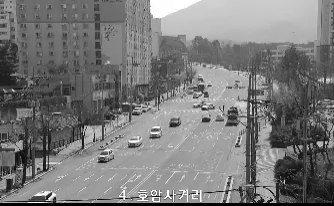
#> input picture frame 92 of 25_b.mp4, 334 x 206 px
$ python traffic_counter.py   (older library calls are emulated)
#> lines starting #> are read from the running program, lines starting #| are printed output that depends on the picture; after the words box and inside, x2 and y2 are one past the last pixel; in counts of white or black regions, pixels touching at a corner belong together
import numpy as np
import cv2
import pandas as pd

cap = cv2.VideoCapture('25_b.mp4')
frames_count, fps, width, height = cap.get(cv2.CAP_PROP_FRAME_COUNT), cap.get(cv2.CAP_PROP_FPS), cap.get(
    cv2.CAP_PROP_FRAME_WIDTH), cap.get(cv2.CAP_PROP_FRAME_HEIGHT)
width = int(width)
height = int(height)
print(frames_count, fps, width, height)

# creates a pandas data frame with the number of rows the same length as frame count
df = pd.DataFrame(index=range(int(frames_count)))
df.index.name = "Frames"

framenumber = 0  # keeps track of current frame
carscrossedup = 0  # keeps track of cars that crossed up
carscrosseddown = 0  # keeps track of cars that crossed down
carids = []  # blank list to add car ids
caridscrossed = []  # blank list to add car ids that have crossed
totalcars = 0  # keeps track of total cars

fgbg = cv2.createBackgroundSubtractorMOG2()  # create background subtractor

# information to start saving a video file
ret, frame = cap.read()  # import image
#> frame is the input picture: shape (206, 334, 3); min 0, max 255, mean 121.4
ratio = .5  # resize ratio
image = cv2.resize(frame, (0, 0), None, ratio, ratio)  # resize image
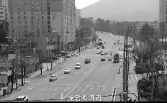
#> image: shape (103, 167, 3); min 0, max 255, mean 121.5
width2, height2, channels = image.shape
#> width2 = 103; height2 = 167; channels = 3
video = cv2.VideoWriter('traffic_counter.avi', cv2.VideoWriter_fourcc('M', 'J', 'P', 'G'), fps, (height2, width2), 1)

while True:

    ret, frame = cap.read()  # import image
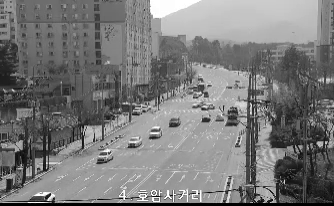
#> input picture frame 93 of 25_b.mp4, 334 x 206 px
#> frame is the input picture: shape (206, 334, 3); min 0, max 255, mean 121.4

    if ret:  # if there is a frame continue with code

        image = cv2.resize(frame, (0, 0), None, ratio, ratio)  # resize image

        gray = cv2.cvtColor(image, cv2.COLOR_BGR2GRAY)  # converts image to gray

        fgmask = fgbg.apply(gray)  # uses the background subtraction
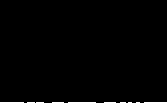
#> fgmask: shape (103, 167); values 127 (black) and 255 (white), 0.75% white in thin lines or dots, all inside (x1, y1, x2, y2) = (0, 102, 167, 103)

        # applies different thresholds to fgmask to try and isolate cars
        # just have to keep playing around with settings until cars are easily identifiable
        kernel = cv2.getStructuringElement(cv2.MORPH_ELLIPSE, (5, 5))  # kernel to apply to the morphology
        closing = cv2.morphologyEx(fgmask, cv2.MORPH_CLOSE, kernel)
        opening = cv2.morphologyEx(closing, cv2.MORPH_OPEN, kernel)
#> opening: shape (103, 167); every value is 127
        dilation = cv2.dilate(opening, kernel)
        retvalbin, bins = cv2.threshold(dilation, 220, 255, cv2.THRESH_BINARY)  # removes the shadows
#> bins: shape (103, 167); every value is 0

        # creates contours
        #sean im2, contours, hierarchy = cv2.findContours(bins, cv2.RETR_TREE, cv2.CHAIN_APPROX_SIMPLE)
        contours, hierarchy = cv2.findContours(bins, cv2.RETR_TREE, cv2.CHAIN_APPROX_SIMPLE)[-2:]
#> contours = []
        # use convex hull to create polygon around contours
        hull = [cv2.convexHull(c) for c in contours]
#> hull = []

        # draw contours
        cv2.drawContours(image, hull, -1, (0, 255, 0), 3)

        # line created to stop counting contours, needed as cars in distance become one big contour
        lineypos = 225
        cv2.line(image, (0, lineypos), (width, lineypos), (255, 0, 0), 5)

        # line y position created to count contours
        lineypos2 = 250
        cv2.line(image, (0, lineypos2), (width, lineypos2), (0, 255, 0), 5)

        # min area for contours in case a bunch of small noise contours are created
        minarea = 300

        # max area for contours, can be quite large for buses
        maxarea = 50000

        # vectors for the x and y locations of contour centroids in current frame
        cxx = np.zeros(len(contours))
#> cxx = empty array
        cyy = np.zeros(len(contours))
#> cyy = empty array

        for i in range(len(contours)):  # cycles through all contours in current frame

            if hierarchy[0, i, 3] == -1:  # using hierarchy to only count parent contours (contours not within others)

                area = cv2.contourArea(contours[i])  # area of contour

                if minarea < area < maxarea:  # area threshold for contour

                    # calculating centroids of contours
                    cnt = contours[i]
                    M = cv2.moments(cnt)
                    cx = int(M['m10'] / M['m00'])
                    cy = int(M['m01'] / M['m00'])

                    if cy > lineypos:  # filters out contours that are above line (y starts at top)

                        # gets bounding points of contour to create rectangle
                        # x,y is top left corner and w,h is width and height
                        x, y, w, h = cv2.boundingRect(cnt)

                        # creates a rectangle around contour
                        cv2.rectangle(image, (x, y), (x + w, y + h), (255, 0, 0), 2)

                        # Prints centroid text in order to double check later on
                        cv2.putText(image, str(cx) + "," + str(cy), (cx + 10, cy + 10), cv2.FONT_HERSHEY_SIMPLEX,
                                    .3, (0, 0, 255), 1)

                        cv2.drawMarker(image, (cx, cy), (0, 0, 255), cv2.MARKER_STAR, markerSize=5, thickness=1,
                                       line_type=cv2.LINE_AA)

                        # adds centroids that passed previous criteria to centroid list
                        cxx[i] = cx
                        cyy[i] = cy
#> this loop made 0 passes

        # eliminates zero entries (centroids that were not added)
        cxx = cxx[cxx != 0]
        cyy = cyy[cyy != 0]

        # empty list to later check which centroid indices were added to dataframe
        minx_index2 = []
        miny_index2 = []

        # maximum allowable radius for current frame centroid to be considered the same centroid from previous frame
        maxrad = 25

        # The section below keeps track of the centroids and assigns them to old carids or new carids

        if len(cxx):  # if there are centroids in the specified area

            if not carids:  # if carids is empty

                for i in range(len(cxx)):  # loops through all centroids

                    carids.append(i)  # adds a car id to the empty list carids
                    df[str(carids[i])] = ""  # adds a column to the dataframe corresponding to a carid

                    # assigns the centroid values to the current frame (row) and carid (column)
                    df.at[int(framenumber), str(carids[i])] = [cxx[i], cyy[i]]

                    totalcars = carids[i] + 1  # adds one count to total cars

            else:  # if there are already car ids

                dx = np.zeros((len(cxx), len(carids)))  # new arrays to calculate deltas
                dy = np.zeros((len(cyy), len(carids)))  # new arrays to calculate deltas

                for i in range(len(cxx)):  # loops through all centroids

                    for j in range(len(carids)):  # loops through all recorded car ids

                        # acquires centroid from previous frame for specific carid
                        oldcxcy = df.iloc[int(framenumber - 1)][str(carids[j])]

                        # acquires current frame centroid that doesn't necessarily line up with previous frame centroid
                        curcxcy = np.array([cxx[i], cyy[i]])

                        if not oldcxcy:  # checks if old centroid is empty in case car leaves screen and new car shows

                            continue  # continue to next carid

                        else:  # calculate centroid deltas to compare to current frame position later

                            dx[i, j] = oldcxcy[0] - curcxcy[0]
                            dy[i, j] = oldcxcy[1] - curcxcy[1]

                for j in range(len(carids)):  # loops through all current car ids

                    sumsum = np.abs(dx[:, j]) + np.abs(dy[:, j])  # sums the deltas wrt to car ids

                    # finds which index carid had the min difference and this is true index
                    correctindextrue = np.argmin(np.abs(sumsum))
                    minx_index = correctindextrue
                    miny_index = correctindextrue

                    # acquires delta values of the minimum deltas in order to check if it is within radius later on
                    mindx = dx[minx_index, j]
                    mindy = dy[miny_index, j]

                    if mindx == 0 and mindy == 0 and np.all(dx[:, j] == 0) and np.all(dy[:, j] == 0):
                        # checks if minimum value is 0 and checks if all deltas are zero since this is empty set
                        # delta could be zero if centroid didn't move

                        continue  # continue to next carid

                    else:

                        # if delta values are less than maximum radius then add that centroid to that specific carid
                        if np.abs(mindx) < maxrad and np.abs(mindy) < maxrad:

                            # adds centroid to corresponding previously existing carid
                            df.at[int(framenumber), str(carids[j])] = [cxx[minx_index], cyy[miny_index]]
                            minx_index2.append(minx_index)  # appends all the indices that were added to previous carids
                            miny_index2.append(miny_index)

                for i in range(len(cxx)):  # loops through all centroids

                    # if centroid is not in the minindex list then another car needs to be added
                    if i not in minx_index2 and miny_index2:

                        df[str(totalcars)] = ""  # create another column with total cars
                        totalcars = totalcars + 1  # adds another total car the count
                        t = totalcars - 1  # t is a placeholder to total cars
                        carids.append(t)  # append to list of car ids
                        df.at[int(framenumber), str(t)] = [cxx[i], cyy[i]]  # add centroid to the new car id

                    elif curcxcy[0] and not oldcxcy and not minx_index2 and not miny_index2:
                        # checks if current centroid exists but previous centroid does not
                        # new car to be added in case minx_index2 is empty

                        df[str(totalcars)] = ""  # create another column with total cars
                        totalcars = totalcars + 1  # adds another total car the count
                        t = totalcars - 1  # t is a placeholder to total cars
                        carids.append(t)  # append to list of car ids
                        df.at[int(framenumber), str(t)] = [cxx[i], cyy[i]]  # add centroid to the new car id

        # The section below labels the centroids on screen

        currentcars = 0  # current cars on screen
        currentcarsindex = []  # current cars on screen carid index

        for i in range(len(carids)):  # loops through all carids

            if df.at[int(framenumber), str(carids[i])] != '':
                # checks the current frame to see which car ids are active
                # by checking in centroid exists on current frame for certain car id

                currentcars = currentcars + 1  # adds another to current cars on screen
                currentcarsindex.append(i)  # adds car ids to current cars on screen

        for i in range(currentcars):  # loops through all current car ids on screen

            # grabs centroid of certain carid for current frame
            curcent = df.iloc[int(framenumber)][str(carids[currentcarsindex[i]])]

            # grabs centroid of certain carid for previous frame
            oldcent = df.iloc[int(framenumber - 1)][str(carids[currentcarsindex[i]])]

            if curcent:  # if there is a current centroid

                # On-screen text for current centroid
                cv2.putText(image, "Centroid" + str(curcent[0]) + "," + str(curcent[1]),
                            (int(curcent[0]), int(curcent[1])), cv2.FONT_HERSHEY_SIMPLEX, .5, (0, 255, 255), 2)

                cv2.putText(image, "ID:" + str(carids[currentcarsindex[i]]), (int(curcent[0]), int(curcent[1] - 15)),
                            cv2.FONT_HERSHEY_SIMPLEX, .5, (0, 255, 255), 2)

                cv2.drawMarker(image, (int(curcent[0]), int(curcent[1])), (0, 0, 255), cv2.MARKER_STAR, markerSize=5,
                               thickness=1, line_type=cv2.LINE_AA)

                if oldcent:  # checks if old centroid exists
                    # adds radius box from previous centroid to current centroid for visualization
                    xstart = oldcent[0] - maxrad
                    ystart = oldcent[1] - maxrad
                    xwidth = oldcent[0] + maxrad
                    yheight = oldcent[1] + maxrad
                    cv2.rectangle(image, (int(xstart), int(ystart)), (int(xwidth), int(yheight)), (0, 125, 0), 1)

                    # checks if old centroid is on or below line and curcent is on or above line
                    # to count cars and that car hasn't been counted yet
                    if oldcent[1] >= lineypos2 and curcent[1] <= lineypos2 and carids[
                        currentcarsindex[i]] not in caridscrossed:

                        carscrossedup = carscrossedup + 1
                        cv2.line(image, (0, lineypos2), (width, lineypos2), (0, 0, 255), 5)
                        caridscrossed.append(
                            currentcarsindex[i])  # adds car id to list of count cars to prevent double counting

                    # checks if old centroid is on or above line and curcent is on or below line
                    # to count cars and that car hasn't been counted yet
                    elif oldcent[1] <= lineypos2 and curcent[1] >= lineypos2 and carids[
                        currentcarsindex[i]] not in caridscrossed:

                        carscrosseddown = carscrosseddown + 1
                        cv2.line(image, (0, lineypos2), (width, lineypos2), (0, 0, 125), 5)
                        caridscrossed.append(currentcarsindex[i])
#> after the loop, caridscrossed = []; carscrosseddown = 0; carscrossedup = 0

        # Top left hand corner on-screen text
        cv2.rectangle(image, (0, 0), (250, 100), (255, 0, 0), -1)  # background rectangle for on-screen text
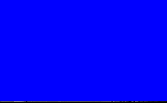
#> image: shape (103, 167, 3); mean B, G, R 250.7, 0.7, 0.7

        cv2.putText(image, "Cars in Area: " + str(currentcars), (0, 15), cv2.FONT_HERSHEY_SIMPLEX, .5, (0, 170, 0), 1)

        cv2.putText(image, "Cars Crossed Up: " + str(carscrossedup), (0, 30), cv2.FONT_HERSHEY_SIMPLEX, .5, (0, 170, 0),
                    1)

        cv2.putText(image, "Cars Crossed Down: " + str(carscrosseddown), (0, 45), cv2.FONT_HERSHEY_SIMPLEX, .5,
                    (0, 170, 0), 1)

        cv2.putText(image, "Total Cars Detected: " + str(len(carids)), (0, 60), cv2.FONT_HERSHEY_SIMPLEX, .5,
                    (0, 170, 0), 1)

        cv2.putText(image, "Frame: " + str(framenumber) + ' of ' + str(frames_count), (0, 75), cv2.FONT_HERSHEY_SIMPLEX,
                    .5, (0, 170, 0), 1)

        cv2.putText(image, 'Time: ' + str(round(framenumber / fps, 2)) + ' sec of ' + str(round(frames_count / fps, 2))
                    + ' sec', (0, 90), cv2.FONT_HERSHEY_SIMPLEX, .5, (0, 170, 0), 1)
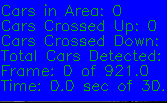
#> image: shape (103, 167, 3); mean B, G, R 224.7, 18, 0.7

        # displays images and transformations
        cv2.imshow("countours", image)
        cv2.moveWindow("countours", 0, 0)

        cv2.imshow("fgmask", fgmask)
        cv2.moveWindow("fgmask", int(width * ratio), 0)

        cv2.imshow("closing", closing)
        cv2.moveWindow("closing", width, 0)

        cv2.imshow("opening", opening)
        cv2.moveWindow("opening", 0, int(height * ratio))

        cv2.imshow("dilation", dilation)
        cv2.moveWindow("dilation", int(width * ratio), int(height * ratio))

        cv2.imshow("binary", bins)
        cv2.moveWindow("binary", width, int(height * ratio))

        video.write(image)  # save the current image to video file from earlier

        # adds to framecount
        framenumber = framenumber + 1

        k = cv2.waitKey(int(1000/fps)) & 0xff  # int(1000/fps) is normal speed since waitkey is in ms
#> (key Esc is pressed here)
        if k == 27:
            break

    else:  # if video is finished then break loop

        break

cap.release()
cv2.destroyAllWindows()

# saves dataframe to csv file for later analysis
df.to_csv('traffic.csv', sep=',')

$ run again, starting later in the video
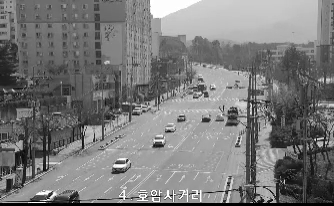
#> input picture frame 414 of 25_b.mp4, 334 x 206 px
#> frame is the input picture: shape (206, 334, 3); min 0, max 255, mean 121.4
#> `image = cv2.resize(frame, (0, 0), None, ratio, ratio)`:
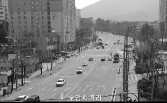
#> image: shape (103, 167, 3); min 0, max 255, mean 121.5
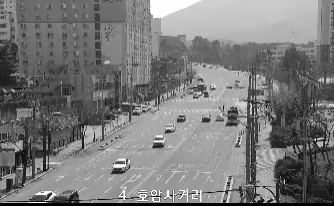
#> input picture frame 415 of 25_b.mp4, 334 x 206 px
#> frame is the input picture: shape (206, 334, 3); min 0, max 255, mean 121.4
#> fgmask: shape (103, 167); values 127 (black) and 255 (white), 0.69% white in thin lines or dots, all inside (x1, y1, x2, y2) = (0, 102, 167, 103)
#> opening: shape (103, 167); every value is 127
#> bins: shape (103, 167); every value is 0
#> contours = []
#> cxx = empty array
#> after the loop `for i in range(currentcars):`: caridscrossed = []; carscrosseddown = 0
